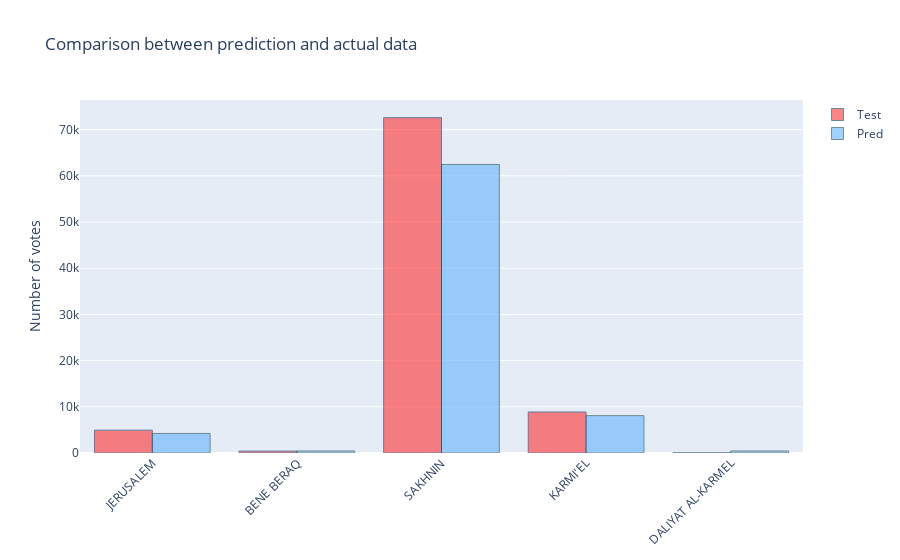

This figure's notebook cell:
### Code cell
import plotly.graph_objects as go

fig = go.Figure(data=[
    go.Bar(name='Test', x=results.index, y=results['actual'],  textposition='auto', 
           marker_color='rgb(255,51,51)', marker_line_color='rgb(8,48,107)',marker_line_width=1, opacity=0.6),
    go.Bar(name='Pred', x=results.index, y=results['prediction'],  textposition='auto',
           marker_color='rgb(102,178,255)', marker_line_color='rgb(30,70,70)',marker_line_width=1, opacity=0.6)
])

# Change the bar mode
fig.update_layout(barmode='group', xaxis_tickangle=-45)
fig.update_layout(title_text='Comparison between prediction and actual data',
    yaxis_title="Number of votes",)
fig.show()

### Figure 1 — Plotly figure (JSON) as saved in the notebook; plotly's stock layout.template omitted (floating-point values rounded to 4 significant figures)
{"data": [{"marker": {"color": "rgb(255,51,51)", "line": {"color": "rgb(8,48,107)", "width": 1}}, "name": "Test", "opacity": 0.6, "textposition": "auto", "type": "bar", "x": ["JERUSALEM", "BENE BERAQ", "SAKHNIN", "KARMI'EL", "DALIYAT AL-KARMEL"], "y": [4951, 407, 72601, 8879, 39]}, {"marker": {"color": "rgb(102,178,255)", "line": {"color": "rgb(30,70,70)", "width": 1}}, "name": "Pred", "opacity": 0.6, "textposition": "auto", "type": "bar", "x": ["JERUSALEM", "BENE BERAQ", "SAKHNIN", "KARMI'EL", "DALIYAT AL-KARMEL"], "y": [4234.0, 437, 62470.0, 8091.0, 437]}], "layout": {"barmode": "group", "title": {"text": "Comparison between prediction and actual data"}, "xaxis": {"tickangle": -45}, "yaxis": {"title": {"text": "Number of votes"}}}}
